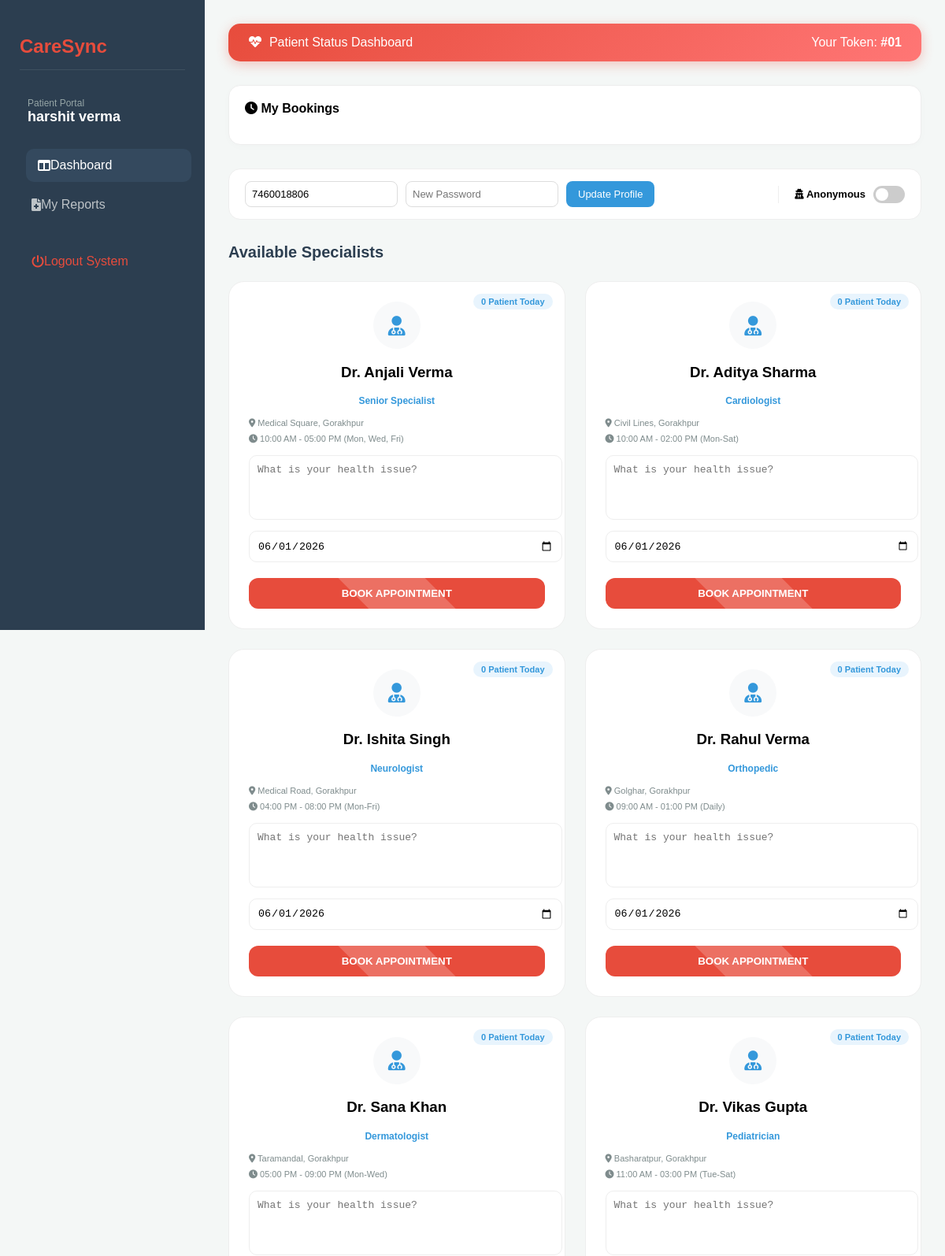
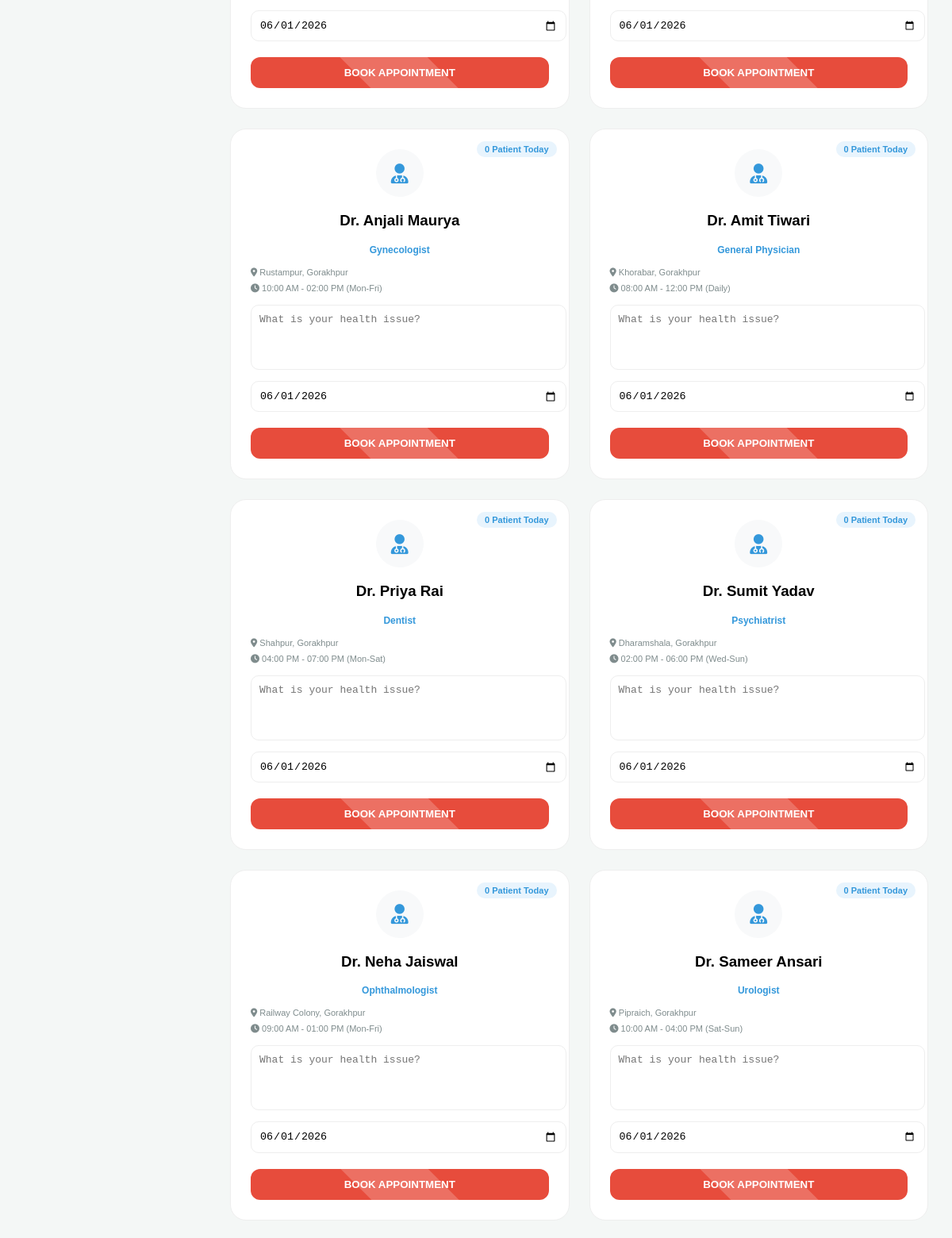
/patient_dashboard.php (signed in, upper part), run on the app's committed database (2 pictures, top to bottom).
### tables this page shows
CREATE TABLE `users` (
  `id` int(11) NOT NULL,
  `name` varchar(100) NOT NULL,
  `gender` varchar(10) DEFAULT 'Male',
  `age` int(3) DEFAULT NULL,
  `email` varchar(100) NOT NULL,
  `password` varchar(255) NOT NULL,
  `role` varchar(50) DEFAULT NULL,
  `license_no` varchar(100) DEFAULT NULL,
  `specialization` varchar(255) NOT NULL,
  `clinic_address` text NOT NULL,
  `available_days` varchar(100) DEFAULT 'Mon-Fri',
  `shift_time` varchar(100) NOT NULL,
  `available_time` varchar(100) DEFAULT NULL,
  `phone` varchar(15) NOT NULL,
  `status` varchar(20) DEFAULT 'pending',
  `profile_complete` int(11) DEFAULT 0
);

### patient_dashboard.php (the view, shortened to what this page needs)
<?php
include 'db.php';
$p_id = $_SESSION['user_id'];
$doc_query = "SELECT id, name, specialization, clinic_address, available_days, shift_time FROM users WHERE role = 'doctor' AND status = 'approved'";
$doc_result = mysqli_query($conn, $doc_query);
$appt_q = mysqli_query($conn, "SELECT id, token_number FROM appointments WHERE patient_id = '$p_id' AND status = 'pending' ORDER BY id DESC LIMIT 1");
$latest = mysqli_fetch_assoc($appt_q);
$u_info = mysqli_fetch_assoc(mysqli_query($conn, "SELECT * FROM users WHERE id='$p_id'"));
$display_name = $u_info['name'] ?? 'Patient';
?>
<!DOCTYPE html>
<html lang="en">
<head>
    <link rel="stylesheet" href="https://cdnjs.cloudflare.com/ajax/libs/font-awesome/6.0.0/css/all.min.css">
</head>
<body>
    <div class="sidebar">
        <h2>CareSync</h2>
        <div style="margin-bottom: 30px; padding-left: 10px;">
            <div style="font-size: 12px; color: #95a5a6;">Patient Portal</div>
            <div style="font-weight: 600; font-size: 18px; color:white;"><?php echo htmlspecialchars($display_name); ?></div>
        </div>
        <a href="patient_dashboard.php" class="active"><i class="fas fa-columns"></i> Dashboard</a>
        <a href="my_reports.php"><i class="fas fa-file-medical"></i> My Reports</a>
        <a href="logout.php" style="margin-top: 30px; color: var(--primary);"><i class="fas fa-power-off"></i> Logout System</a>
    </div>
    <div class="main">
        <div class="status-header">
            <span><i class="fas fa-heartbeat"></i> &nbsp;Patient Status Dashboard</span>
            <span>Your Token: <b>#<?php echo $latest['token_number'] ?? '01'; ?></b></span>
        </div>
        <div class="appt-box">
            <h3 style="margin-top:0; font-size:16px;"><i class="fas fa-clock"></i> My Bookings</h3>
        </div>
        <div class="config-bar">
            <form method="POST" style="display:flex; gap:10px; flex:1;">
                <input type="text" name="u_phone" placeholder="Phone" value="<?php echo $u_info['phone'] ?? ''; ?>" style="padding:8px; border-radius:8px; font-size:13px;">
                <input type="password" name="u_pass" placeholder="New Password" style="padding:8px; border-radius:8px; font-size:13px;">
                <button type="submit" name="update_profile" style="background:var(--secondary); color:white; border:none; padding:8px 15px; border-radius:8px; cursor:pointer; font-size:13px;">Update Profile</button>
            </form>
            <div style="display:flex; align-items:center; gap:10px; border-left:1px solid #eee; padding-left:20px; margin-left:20px;">
                <span style="font-size:13px; font-weight:600;"><i class="fas fa-user-secret"></i> Anonymous</span>
                <label class="switch">
                    <span class="slider"></span>
                </label>
            </div>
        </div>
        <h2 style="font-size: 20px; color: var(--dark); margin-bottom: 25px;">Available Specialists</h2>
        <div class="doctor-grid">
            <?php while($doc = mysqli_fetch_assoc($doc_result)) {
                $d_id = $doc['id'];
                $c_res = mysqli_fetch_assoc(mysqli_query($conn, "SELECT COUNT(*) as total FROM appointments WHERE doctor_id = '$d_id' AND app_date = CURDATE() AND status != 'cancelled'"));
            ?>
            <div class="card">
                <div class="patient-tag"><?php echo $c_res['total'] ?? 0; ?> Patient Today</div>
                <div class="doc-icon"><i class="fas fa-user-md"></i></div>
                <h3 style="text-align:center;">Dr. <?php echo htmlspecialchars($doc['name']); ?></h3>
                <div style="color:var(--secondary); font-size:12px; font-weight:700; text-align:center; margin-bottom:15px;"><?php echo htmlspecialchars($doc['specialization']); ?></div>
                <div style="font-size:11px; color:#7f8c8d; margin-bottom:8px;"><i class="fas fa-map-marker-alt"></i> <?php echo $doc['clinic_address']; ?></div>
                <div style="font-size:11px; color:#7f8c8d; margin-bottom:8px;"><i class="fas fa-clock"></i> <?php echo $doc['shift_time']; ?> (<?php echo $doc['available_days']; ?>)</div>
                <form action="confirm_booking.php" method="POST" style="margin-top:15px;">
                    <textarea name="problem_desc" placeholder="What is your health issue?" required style="width:100%; padding:10px; border-radius:10px; border:1px solid #eee; font-size:13px; height:60px; resize:none; margin-bottom:10px;"></textarea>
                    <input type="date" name="app_date" value="<?php echo date('Y-m-d'); ?>" required style="width:100%; padding:10px; border-radius:10px; border:1px solid #eee; margin-bottom:10px;">
                    <button type="submit" class="book-btn">BOOK APPOINTMENT</button>
                </form>
            </div>
            <?php } ?>
        </div>
    </div>
</body>
</html>

### patient_dashboard.php (style rules this page uses)
:root { --primary: #e74c3c; --secondary: #3498db; --dark: #2c3e50; --light-bg: #f4f7f6; --green: #2ecc71; }
body { font-family: 'Poppins', sans-serif; background: var(--light-bg); margin: 0; display: flex; animation: fadeIn 0.8s ease-out; }
.sidebar { width: 260px; background: var(--dark); color: white; height: 100vh; position: fixed; padding: 25px; box-sizing: border-box; transition: 0.3s; z-index: 1000; }
.sidebar h2 { color: var(--primary); font-size: 24px; font-weight: 700; margin-bottom: 35px; border-bottom: 1px solid #3e4f5f; padding-bottom: 15px; }
.sidebar a { display: flex; align-items: center; color: #bdc3c7; padding: 12px 15px; text-decoration: none; border-radius: 10px; margin-bottom: 8px; transition: 0.3s; }
.sidebar a:hover, .sidebar a.active { background: #34495e; color: white; transform: translateX(8px); }
.main { margin-left: 260px; padding: 30px; width: calc(100% - 260px); box-sizing: border-box; }
.status-header { background: linear-gradient(135deg, var(--primary), #ff7675); color: white; padding: 15px 25px; border-radius: 15px; margin-bottom: 30px; display: flex; justify-content: space-between; align-items: center; box-shadow: 0 4px 15px rgba(231, 76, 60, 0.3); }
.doctor-grid { display: grid; grid-template-columns: repeat(auto-fill, minmax(300px, 1fr)); gap: 25px; margin-bottom: 30px; }
.card { background: white; border-radius: 20px; padding: 25px; border: 1px solid #eee; transition: all 0.4s cubic-bezier(0.175, 0.885, 0.32, 1.275); position: relative; }
.patient-tag { position: absolute; top: 15px; right: 15px; background: #e8f4fd; color: var(--secondary); padding: 4px 10px; border-radius: 10px; font-size: 11px; font-weight: bold; }
.doc-icon { width: 60px; height: 60px; background: #f8f9fa; border-radius: 50%; display: flex; align-items: center; justify-content: center; margin: 0 auto 15px; color: var(--secondary); font-size: 25px; transition: 0.3s; }
.book-btn { background: var(--primary); color: white; border: none; width: 100%; padding: 12px; border-radius: 12px; cursor: pointer; font-weight: 600; margin-top: 10px; position: relative; overflow: hidden; transition: 0.3s; }
.book-btn::after { content: ''; position: absolute; top: -50%; left: -50%; width: 200%; height: 200%; background: rgba(255,255,255,0.2); transform: rotate(45deg); transition: 0.5s; pointer-events: none; }
.appt-box { background: white; padding: 20px; border-radius: 15px; margin-bottom: 30px; border: 1px solid #eee; box-shadow: 0 2px 10px rgba(0,0,0,0.02); }
.config-bar { background: white; padding: 15px 20px; border-radius: 15px; margin-bottom: 30px; display: flex; justify-content: space-between; align-items: center; border: 1px solid #eee; }
input[type="text"], input[type="password"], input[type="date"], textarea { transition: 0.3s; border: 1px solid #ddd; }
.switch { position: relative; display: inline-block; width: 40px; height: 22px; }
.slider { position: absolute; cursor: pointer; top: 0; left: 0; right: 0; bottom: 0; background-color: #ccc; transition: .4s; border-radius: 20px; }
.slider:before { position: absolute; content: ""; height: 16px; width: 16px; left: 3px; bottom: 3px; background-color: white; transition: .4s; border-radius: 50%; }

### data on the page
users: name "harshit verma", u_phone "7460018806"
users: total "0", name "Anjali Verma", specialization "Senior Specialist", clinic_address "Medical Square, Gorakhpur", shift_time "10:00 AM - 05:00 PM", available_days "Mon, Wed, Fri"
users: total "0", name "Aditya Sharma", specialization "Cardiologist", clinic_address "Civil Lines, Gorakhpur", shift_time "10:00 AM - 02:00 PM", available_days "Mon-Sat"
users: total "0", name "Ishita Singh", specialization "Neurologist", clinic_address "Medical Road, Gorakhpur", shift_time "04:00 PM - 08:00 PM", available_days "Mon-Fri"
users: total "0", name "Rahul Verma", specialization "Orthopedic", clinic_address "Golghar, Gorakhpur", shift_time "09:00 AM - 01:00 PM", available_days "Daily"
users: total "0", name "Sana Khan", specialization "Dermatologist", clinic_address "Taramandal, Gorakhpur", shift_time "05:00 PM - 09:00 PM", available_days "Mon-Wed"
users: total "0", name "Vikas Gupta", specialization "Pediatrician", clinic_address "Basharatpur, Gorakhpur", shift_time "11:00 AM - 03:00 PM", available_days "Tue-Sat"
users: total "0", name "Anjali Maurya", specialization "Gynecologist", clinic_address "Rustampur, Gorakhpur", shift_time "10:00 AM - 02:00 PM", available_days "Mon-Fri"
users: total "0", name "Amit Tiwari", specialization "General Physician", clinic_address "Khorabar, Gorakhpur", shift_time "08:00 AM - 12:00 PM", available_days "Daily"
users: total "0", name "Priya Rai", specialization "Dentist", clinic_address "Shahpur, Gorakhpur", shift_time "04:00 PM - 07:00 PM", available_days "Mon-Sat"
users: total "0", name "Sumit Yadav", specialization "Psychiatrist", clinic_address "Dharamshala, Gorakhpur", shift_time "02:00 PM - 06:00 PM", available_days "Wed-Sun"
users: total "0", name "Neha Jaiswal", specialization "Ophthalmologist", clinic_address "Railway Colony, Gorakhpur", shift_time "09:00 AM - 01:00 PM", available_days "Mon-Fri"
users: total "0", name "Sameer Ansari", specialization "Urologist", clinic_address "Pipraich, Gorakhpur", shift_time "10:00 AM - 04:00 PM", available_days "Sat-Sun"

### other printed values
$latest['token_number'] "01"
